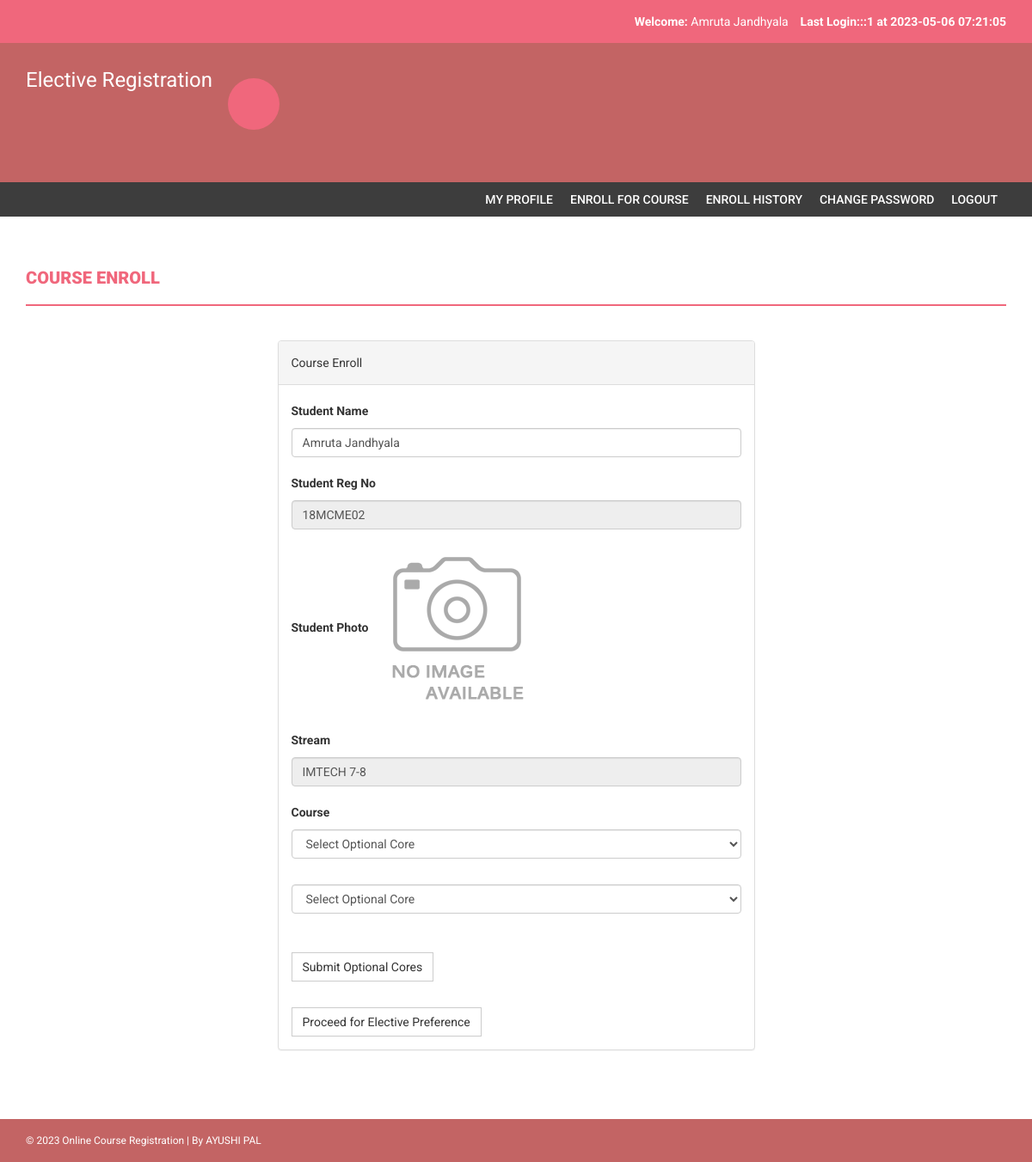
Screenshot of /onlinecourse/enroll.php (signed in) with the database file from the repository.
### tables this page shows
CREATE TABLE `students` (
  `studentRegno` varchar(255) NOT NULL,
  `stream_id` int(11) NOT NULL,
  `studentPhoto` varchar(255) DEFAULT NULL,
  `password` varchar(255) NOT NULL DEFAULT 'Test@123',
  `studentName` varchar(255) DEFAULT NULL,
  `pincode` varchar(255) DEFAULT NULL,
  `session` varchar(255) DEFAULT NULL,
  `department` varchar(255) DEFAULT NULL,
  `semester` varchar(255) DEFAULT NULL,
  `cgpa` decimal(10,2) DEFAULT NULL,
  `courses_allocated_id` int(11) NOT NULL COMMENT 'course codes',
  `enrolment_status_optional` tinyint(1) NOT NULL,
  `enrolment_status_elective` tinyint(1) NOT NULL,
  `optional_core_choice_1` varchar(255) DEFAULT NULL,
  `optional_core_choice_2` varchar(255) DEFAULT NULL,
  `optional_core_choice_3` varchar(255) DEFAULT NULL,
  `password_status` tinyint(1) NOT NULL DEFAULT 0,
  `creationdate` timestamp NULL DEFAULT current_timestamp(),
  `updationDate` varchar(255) DEFAULT NULL
);

CREATE TABLE `stream` (
  `stream_id` int(11) NOT NULL,
  `stream_name` varchar(50) NOT NULL,
  `optional_core_count` int(20) NOT NULL COMMENT 'value cannot be greater than 3',
  `elective_count` int(20) NOT NULL
);

### onlinecourse/enroll.php (the view, shortened to what this page needs)
<?php
include('includes/config.php');
?>
<!DOCTYPE html>
<html xmlns="http://www.w3.org/1999/xhtml">
<head>
    <link href="assets/css/bootstrap.css" rel="stylesheet" />
    <link href="assets/css/font-awesome.css" rel="stylesheet" />
    <link href="assets/css/style.css" rel="stylesheet" />
</head>
<body>
<?php include('includes/header.php');?>
<?php if($_SESSION['login']!="")
{
 include('includes/menubar.php');
}
 ?>
    <div class="content-wrapper">
        <div class="container">
              <div class="row">
                    <div class="col-md-12">
                        <h1 class="page-head-line">Course Enroll </h1>
                    </div>
                </div>
                <div class="row" >
                  <div class="col-md-3"></div>
                    <div class="col-md-6">
                        <div class="panel panel-default">
                        <div class="panel-heading">
                          Course Enroll
                        </div>
<?php $sql=mysqli_query($con,"select * from students where studentRegno='".$_SESSION['login']."'");
while($row=mysqli_fetch_array($sql))
{ ?>
                        <div class="panel-body">
                       <form name="dept" method="post" enctype="multipart/form-data">
   <div class="form-group">
    <label for="studentname">Student Name  </label>
    <input type="text" class="form-control" id="studentname" name="studentname" value="<?php echo htmlentities($row['studentName']);?>"  />
  </div>
 <div class="form-group">
    <label for="studentRegno">Student Reg No   </label>
    <input type="text" class="form-control" id="studentRegno" name="studentRegno" value="<?php echo htmlentities($row['studentRegno']);?>"  placeholder="Student Reg no" readonly />
  </div>
<div class="form-group">
    <label for="Pincode">Student Photo  </label>
   <?php if($row['studentPhoto']==""){ ?>
   <img src="studentphoto/noimage.png" width="200" height="200"><?php } else {?>
   <img src="studentphoto/<?php echo htmlentities($row['studentPhoto']);?>" width="200" height="200">
   <?php } ?>
  </div>
<div class="form-group">
    <label for="Department">Stream  </label>
   <?php
$sql1=mysqli_query($con,"select * from stream where stream_id='".$row['stream_id']."'");
$row1=mysqli_fetch_array($sql1);
?>
<input type="text" class="form-control" id="streamName" name="streamName" readonly value="<?php echo htmlentities($row1['stream_name']);?>" required />
  </div>
  <div class="form-group">
    <label for="Course">Course  </label>
    <?php
    $optional_core_count=$row1['optional_core_count'];
    for($i=0;$i<$optional_core_count;$i++) {
    ?>
    <select class="form-control" name="optional_cores[]" id="optional_cores_<?php echo $i; ?>" required="required">
        <option value="">Select Optional Core</option>
    </select>
    <br>
    <?php } ?>
</div>
 <?php } ?>
 <button type="submit" name="submit" id="submit" class="btn btn-default">Submit Optional Cores</button>
</form>
<br>
<?php
$sql = mysqli_query($con,"select * from students where studentRegno='".$_SESSION['login']."'");
$row = mysqli_fetch_array($sql);
$isColumnNull = ($row['optional_core_choice_1'] == null);
?>
<form method='post'>
 <div>
 <button type="submit" name="submit1" id="submit1" class="btn btn-default" <?php if ($isColumnNull) { echo 'disabled'; } ?>>Proceed for Elective Preference</button>
</div>
</form>
                            </div>
                            </div>
                    </div>
                </div>
            </div>
        </div>
  <?php include('includes/footer.php');?>
</body>
</html>

### onlinecourse/includes/header.php (shortened to what this page needs)
<?php
include("includes/config.php");
?>
<?php if($_SESSION['login']!="")
{?>
<header>
        <div class="container">
            <div class="row">
                <div class="col-md-12">
                    <strong>Welcome: </strong><?php echo htmlentities($_SESSION['sname']);?>
                    <strong>Last Login:<?php
        $ret=mysqli_query($con,"SELECT  * from userlog where studentRegno='".$_SESSION['login']."' order by id desc limit 1,1");
                    $row=mysqli_fetch_array($ret);
                    echo $row['userip']; ?> at <?php echo $row['loginTime'];?></strong>
                </div>
            </div>
        </div>
    </header>
    <?php } ?>
    <div class="navbar navbar-inverse set-radius-zero">
        <div class="container">
            <div class="navbar-header">
                <a class="navbar-brand" href="#" style="color:#fff; font-size:24px;4px; line-height:24px; ">
                   Elective Registration
                </a>
            </div>
            <div class="left-div">
                <i class="fa f login-icon" ></i>
        </div>
            </div>
        </div>

### onlinecourse/assets/css/style.css (style rules this page uses)
body { font-family: 'Roboto', sans-serif; line-height: 30px; }
.set-radius-zero { border-radius: 0px; -moz-border-radius: 0px; -webkit-border-radius: 0px; }
.content-wrapper { margin-top: 40px; min-height: 600px; padding-bottom: 60px; }
.page-head-line { font-weight: 900; padding-bottom: 20px; border-bottom: 2px solid #F0677C; text-transform: uppercase; color: #F0677C; font-size: 20px; margin-bottom: 40px; }
.btn { border-radius: 0px; -webkit-border-radius: 0px; -moz-border-radius: 0px; }
.login-icon { height: 60px; width: 60px; padding: 13px; border-radius: 50%; font-size: 30px; margin-bottom: 20px; color: #fff; text-align: center; cursor:pointer; background-color:#F0677C; -webkit-border-radius:50%; -moz-border-radius:50%; }
header { background-color: #F0677C; color: #fff; padding: 10px; text-align: right; }
.left-div { padding-left: 30px; margin-top: 40px; margin-bottom: 30px; }
.navbar-brand { width: 250px; padding-top: 30px; }
.navbar-inverse { background-color: #C36464; border-color: transparent; }
.navbar { margin-bottom: 0px; }

### rows the page displays
students: studentname "Amruta Jandhyala", studentRegno "18MCME02", streamName "IMTECH 7-8"

### other values shown
$_SESSION['sname'] "Amruta Jandhyala"
$row['userip'] "::1"
$row['loginTime'] "2023-05-06 07:21:05"
